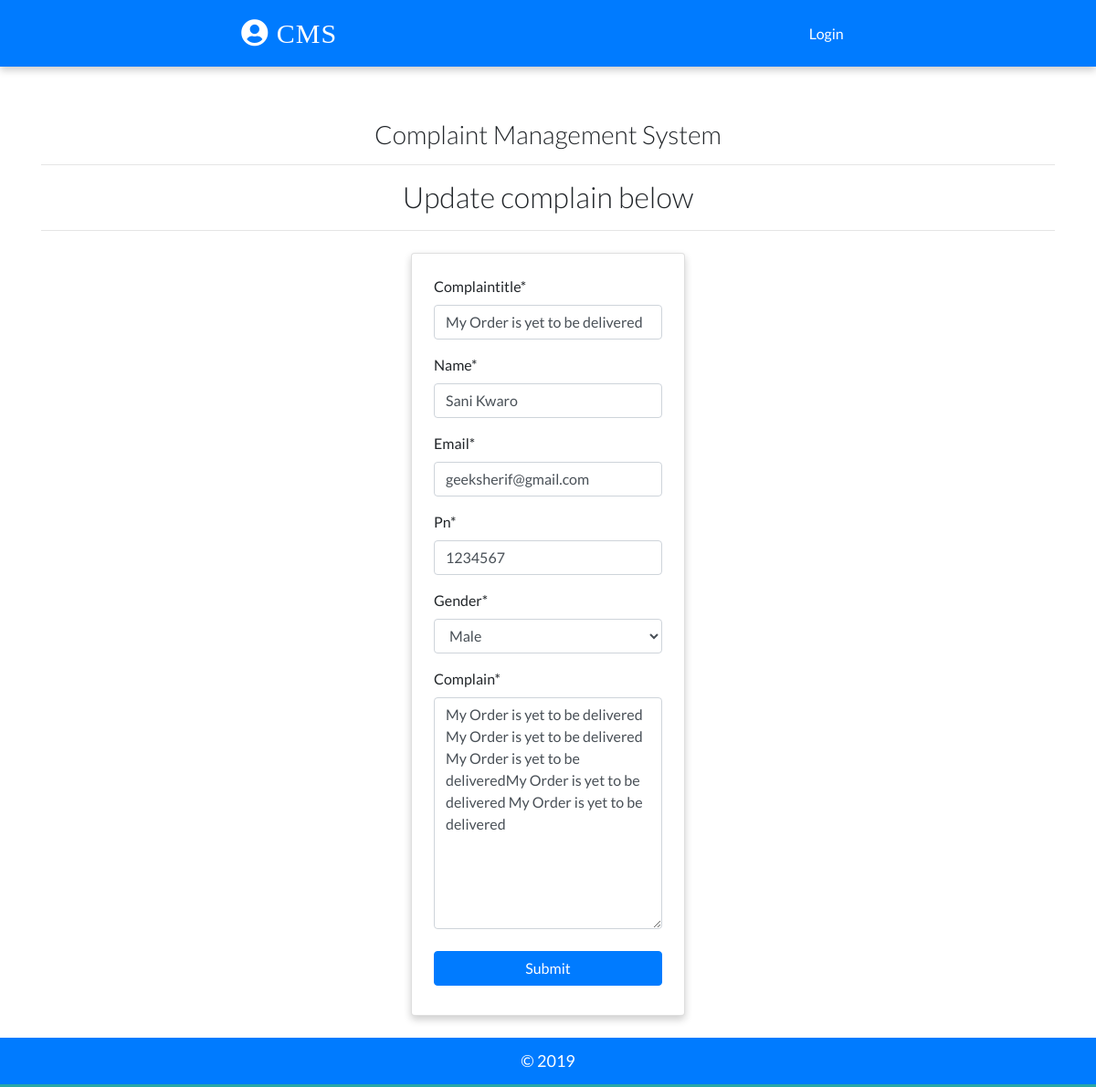
The page /dashboard/view/complain/6/ on the database its author committed.
### complain/models.py (models this page shows, shortened)
class Complain(models.Model):
    customer = models.ForeignKey(User, on_delete=models.CASCADE, default=None)
    complaintitle = models.CharField(max_length=100)
    name = models.CharField(max_length=100)
    email = models.EmailField(max_length=100)
    pn = models.CharField(max_length=100)
    gender = models.CharField(max_length=100, choices=(
        ('m', 'Male'),
        ('f', 'Female')
    ))
    complain = models.TextField()
    treated = models.CharField(max_length=50, choices=(
        ('Yes', 'Yes'),
        ('No', 'No')
    ), null=True, default='No')
    date_added = models.DateTimeField(default=datetime.now)
    class Meta:
        ordering = ['-id']

### complain/views.py (the view, shortened to what this page needs)
# urls.py: path('dashboard/view/complain/<int:pk>/', views.complainView.as_view(), name="viewcomp"),
class complainView(UpdateView):
    model = Complain
    template_name = 'complainview.html'
    fields = ['complaintitle', 'name', 'email','pn', 'gender', 'complain']

### templates/complainview.html (shortened to what this page needs)
{% extends 'base.html' %}
{% load static %}
{% load crispy_forms_tags %}
{% block content %}
  <div class = "container">
        <h2 class = "heading font-weight-light text-center">Update complain below</h2>
        <hr>
    </div>
    <div class = "container w-25 card p-4 mt-4">
        <form action="" method="POST" enctype="multipart/form-data">
        {{form|crispy}}
        <input type = "submit" value = "Submit" class = "w-100 text-white text-center my-2 btn btn-primary">
        </form>
    </div>
{% endblock content %}

### static/css/main.css (style rules this page uses)
:root { --back: #29a7a6; --girl: #e64298; --boy: #2874dd; }
body { font-family: Lato, sans-serif; }
.card { box-shadow: 0 4px 8px 0 rgba(0, 0, 0, 0.2); transition: 0.3s; min-width: 250px; box-sizing: border-box; }

### rows shown on the page
Complain: complaintitle "My Order is yet to be delivered", name "Sani Kwaro", email "geeksherif@gmail.com", pn "1234567", gender "Male", complain "My Order is yet to be delivered My Order is yet to be delivered My Order is yet to be deliveredMy Order is yet to be delivered My Order is yet to be delivered"
